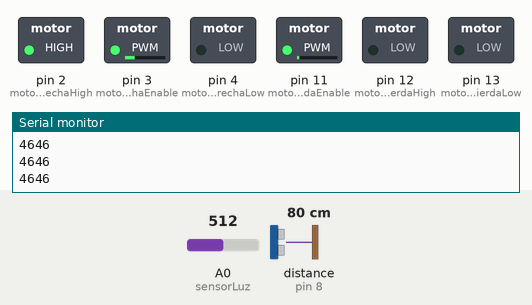
A sketch run on a simulated Arduino Uno, built with avr-gcc and run on an emulated ATmega328P. On the bench: switched loads named in the sketch (green lamp = pin HIGH), the last lines printed to the serial monitor. Wiring (inferred from the names in the program): ultrasonic range finder: trigger pin 7; echo pin 8. The test bench sets the inputs (shaded band); at power-on: distance to the obstacle (sensor on pin 8) 80 cm, A0 (sensorLuz) = 512. The echo pulse lasts 58.3 µs per cm; pins used as bus, display or sensor lines are not drawn.

Above: at 1.2 s.
1.3 s: distance to the obstacle (sensor on pin 8) set to 22 cm
At 2.6 s:
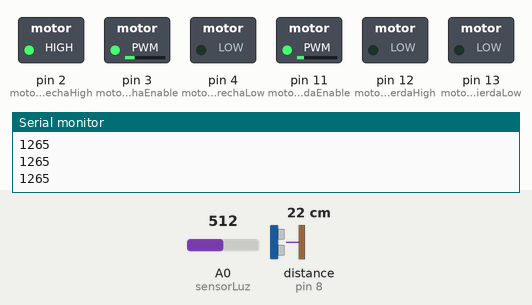
2.9 s: distance to the obstacle (sensor on pin 8) set to 18 cm
At 3.6 s:
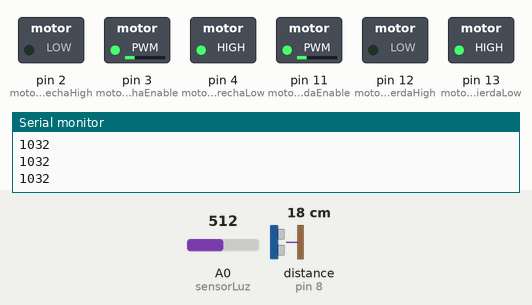
4.4 s: A0 (sensorLuz) set to 53
5.9 s: A0 (sensorLuz) set to 45
At 6.6 s:
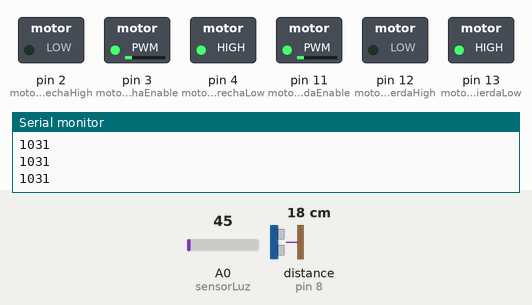
7.4 s: distance to the obstacle (sensor on pin 8) set to 35 cm
At 8.2 s:
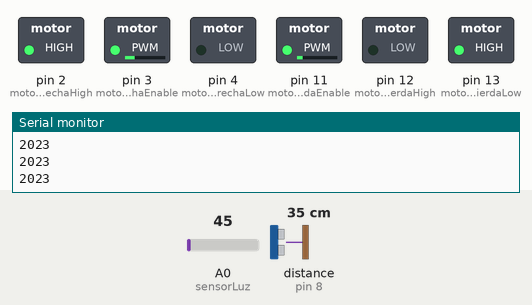
8.9 s: distance to the obstacle (sensor on pin 8) set to 2 cm
At 10.0 s:
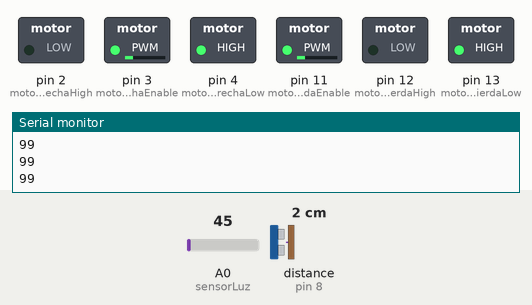
Timing chart, 0 to 11.4 s (numbered marks = the images above; inputs shaded):
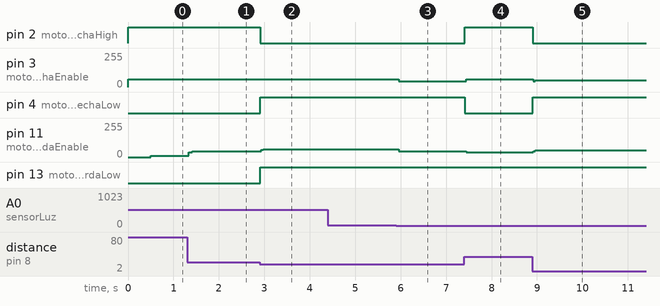

Measured:
- the behaviour switches between 21 and 20 cm on distance to the obstacle (sensor on pin 8) (found by bisection; images 1 and 2)
- after the input at 1.3 s, pin 11 (motorIzquierdaEnable): 8/255 → 36/255 at once, → 43/255 0.08 s later
- after the input at 2.9 s, pin 2 (motorDerechaHigh): HIGH → LOW at once; pin 4 (motorDerechaLow), pin 13 (motorIzquierdaLow): LOW → HIGH at once; pin 11 (motorIzquierdaEnable): 43/255 → 60/255 at once
- after the input at 5.9 s, pin 3 (motorDerechaEnable), pin 11 (motorIzquierdaEnable): 60/255 → 43/255 after 0.06 s
- after the input at 7.4 s, pin 2 (motorDerechaHigh): LOW → HIGH at once; pin 3 (motorDerechaEnable): 43/255 → 60/255 at once; pin 4 (motorDerechaLow): HIGH → LOW at once; pin 11 (motorIzquierdaEnable): 43/255 → 34/255 at once
- after the input at 8.9 s, pin 2 (motorDerechaHigh): HIGH → LOW at once; pin 3 (motorDerechaEnable): 60/255 → 50/255 at once; pin 4 (motorDerechaLow): LOW → HIGH at once; pin 11 (motorIzquierdaEnable): 34/255 → 50/255 at once

The sketch:

Motor_Sumo.ino
```cpp
//Christian Alexander Tello Ruiz
//Jesus Haans Lopez Hernandez


//asignaciones
//Pines del SensorInfrarrojo
int sensorLuz = A0;
//valor del sensorInfrarrojo
int valorLuz;
// valor de luz esperado
int blanco=50;
int negro=600;
//Pines de los Motores
int motorDerechaHigh = 2;
int motorDerechaEnable = 3;
int motorDerechaLow = 4;
int motorIzquierdaHigh = 12;
int motorIzquierdaEnable = 11;
int motorIzquierdaLow = 13;
//pines del Sensor Ultrasonico
int sensorUltrasonicoEcho = 8;
int sensorUltrasonicoTrigger = 7;
// variable para el sensorUltrasonico
long tiempo;
//tiempo que queremos cuando un objeto este a 20 cm
long tiempoObjetivo=20*58;
// timeOut para desechar cosas que esten mas alla del rango del nuestro sensor
long timeOut=400*58;


void setup() {
  // put your setup code here, to run once:
  pinMode(sensorLuz, INPUT);
  pinMode(motorDerechaHigh, OUTPUT);
  pinMode(motorDerechaLow, OUTPUT);
  pinMode(motorDerechaEnable, OUTPUT);
  pinMode(motorIzquierdaHigh, OUTPUT);
  pinMode(motorIzquierdaLow, OUTPUT);
  pinMode(motorIzquierdaEnable, OUTPUT);
  pinMode(sensorUltrasonicoEcho, INPUT);
  pinMode(sensorUltrasonicoTrigger, OUTPUT);
  //lo apagamos para asegurarnos que esta apagado
  digitalWrite(sensorUltrasonicoTrigger,LOW);
  Serial.begin(9600);
}

void loop() {
  //funcionamiento del sensor segun el datasheet
  digitalWrite(sensorUltrasonicoTrigger,HIGH);
  delayMicroseconds(10);
  digitalWrite(sensorUltrasonicoTrigger,LOW);
  // lectura del objeto actual
  tiempo=pulseIn(sensorUltrasonicoEcho,HIGH);
  //Leemos el valor que nos da el sensor infrarojo
  valorLuz = analogRead(sensorLuz);
  //el valor se lo pasamos al Enable de ambos motores
  analogWrite(motorDerechaEnable, 60);
  analogWrite(motorIzquierdaEnable, 60);
  //los pines de los motores los iniciamos para que den vuelta como se debe
  //Este es el giro en contra de las manecillas del relojViendo el motor de frente(retrosediendo)
  //digitalWrite(motorDerechaHigh,HIGH);
  //digitalWrite(motorDerechaLow,LOW);
  //digitalWrite(motorIzquierdaHigh,HIGH);
  //digitalWrite(motorIzquierdaLow,LOW);
  Serial.println(tiempo);
  if(valorLuz <= blanco && tiempo >= tiempoObjetivo){
    analogWrite(motorDerechaEnable, 60);
    analogWrite(motorIzquierdaEnable, 60);
    digitalWrite(motorDerechaHigh,HIGH);
    digitalWrite(motorDerechaLow,LOW);
    digitalWrite(motorIzquierdaHigh,LOW);
    digitalWrite(motorIzquierdaLow,HIGH);
  }
  if(valorLuz <= negro && tiempo <= tiempoObjetivo){
    analogWrite(motorDerechaEnable, 60);
    analogWrite(motorIzquierdaEnable, 60);
    digitalWrite(motorDerechaHigh,LOW);
    digitalWrite(motorDerechaLow,HIGH);
    digitalWrite(motorIzquierdaHigh,LOW);
    digitalWrite(motorIzquierdaLow,HIGH);
  }
  if(valorLuz <= negro && tiempo >= tiempoObjetivo){
    digitalWrite(motorDerechaHigh,HIGH);
    digitalWrite(motorDerechaLow,LOW);
    analogWrite(motorIzquierdaEnable, 0);
  }
  if(valorLuz <= blanco && tiempo <= tiempoObjetivo){
    analogWrite(motorDerechaEnable, 0);
    analogWrite(motorIzquierdaEnable, 0);
  }
}
```
